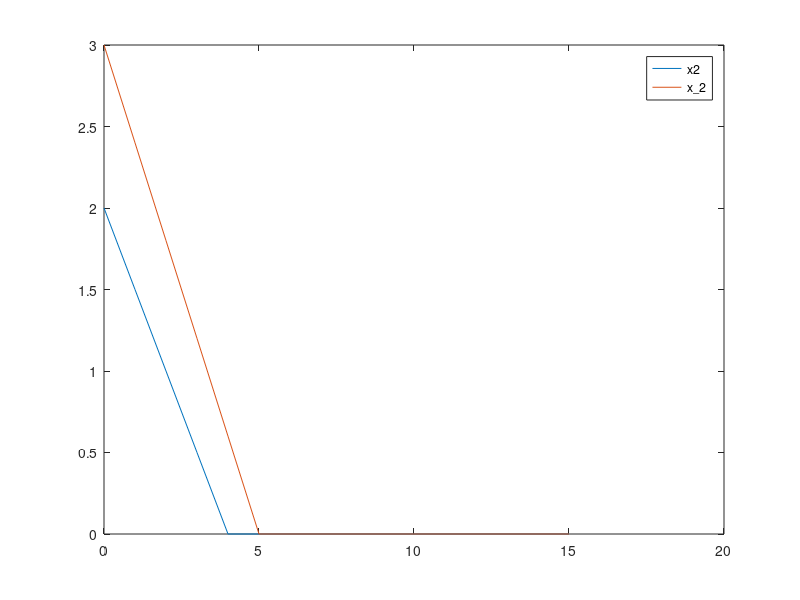

Here is the MATLAB script that generated this plot:
clc 
clear all

C = [3 2];
A = [2 4;3 5];
B = [8;15];

fx = @(x1,x2)3*x1+2*x2;
x1 = 0:1:max(B);
x2 = (B(1)-A(1,1)*x1)/A(1,2);
x_2 = (B(2)-A(2,1)*x1)/A(2,2);

x2 = max(0,x2);
x_2 = max(0,x_2);

plot(x1,x2,x1,x_2);
legend('x2','x\_2')

cy = find(x1 == 0); %find index where it is zero because the y of this line will also be zero 
cx = find(x2 == 0); %find index where y of line1 is zero so that we can find it's x  
line1_cp = [x1([cx(1),cy]);x2([cx(1),cy])]';

cy1 = find(x1 == 0); %find index where it is zero because the y of this line will also be zero 
cx1 = find(x_2 == 0); %find index where y of line1 is zero so that we can find it's x  
line2_cp = [x1([cx1(1),cy1]);x_2([cx1(1),cy1])]';

points = unique([line1_cp;line2_cp],'rows');

intersection = [];

for i=1:size(A,1)
    A1 = A(i,:);
    B1 = B(1,:);
    for j=i+1:size(A,1)
        A2 = A(j,:);
        B2 = B(j,:);
        
        A3 = [A1;A2];
        B3 = [B1;B2];
        
        pt = A3\B3;
        
        intersection = [intersection ,pt];
    end
end

allPoints = [intersection';points];
allPoints = unique(allPoints,'rows');

const1 = [];
const2 = [];
for i=1:size(allPoints,1)
    const1(i) = A(1,1)*allPoints(i,1)+A(1,2)*allPoints(i,2)-B(1);
    const2(i) = A(2,1)*allPoints(i,1)+A(2,2)*allPoints(i,2)-B(2);
end
const1
const2
s1 = find(const1<0);
s2 = find(const2<0);

s = unique([s1 s2]);
allPoints(s,:) = [];
allPoints;

allPoints1 = find(allPoints(:,1)<0);
allPoints2 = find(allPoints(:,2)<0);

allPoints(allPoints2,:) = [];
allPoints(allPoints1,:) = [];

max = fx(allPoints(1,1),allPoints(1,2));

x = 0;

for i = 2:size(allPoints)
    if(fx(allPoints(i,1),allPoints(i,2))>max && allPoints(i,1)>= 0 && allPoints(i,2) >=0 )
        max = fx(allPoints(i,1),allPoints(i,2));
        x = i;
    end
end

fprintf('Objective Funtion maximized at (%f,%f) = %f',allPoints(x,1),allPoints(x,2),max);
